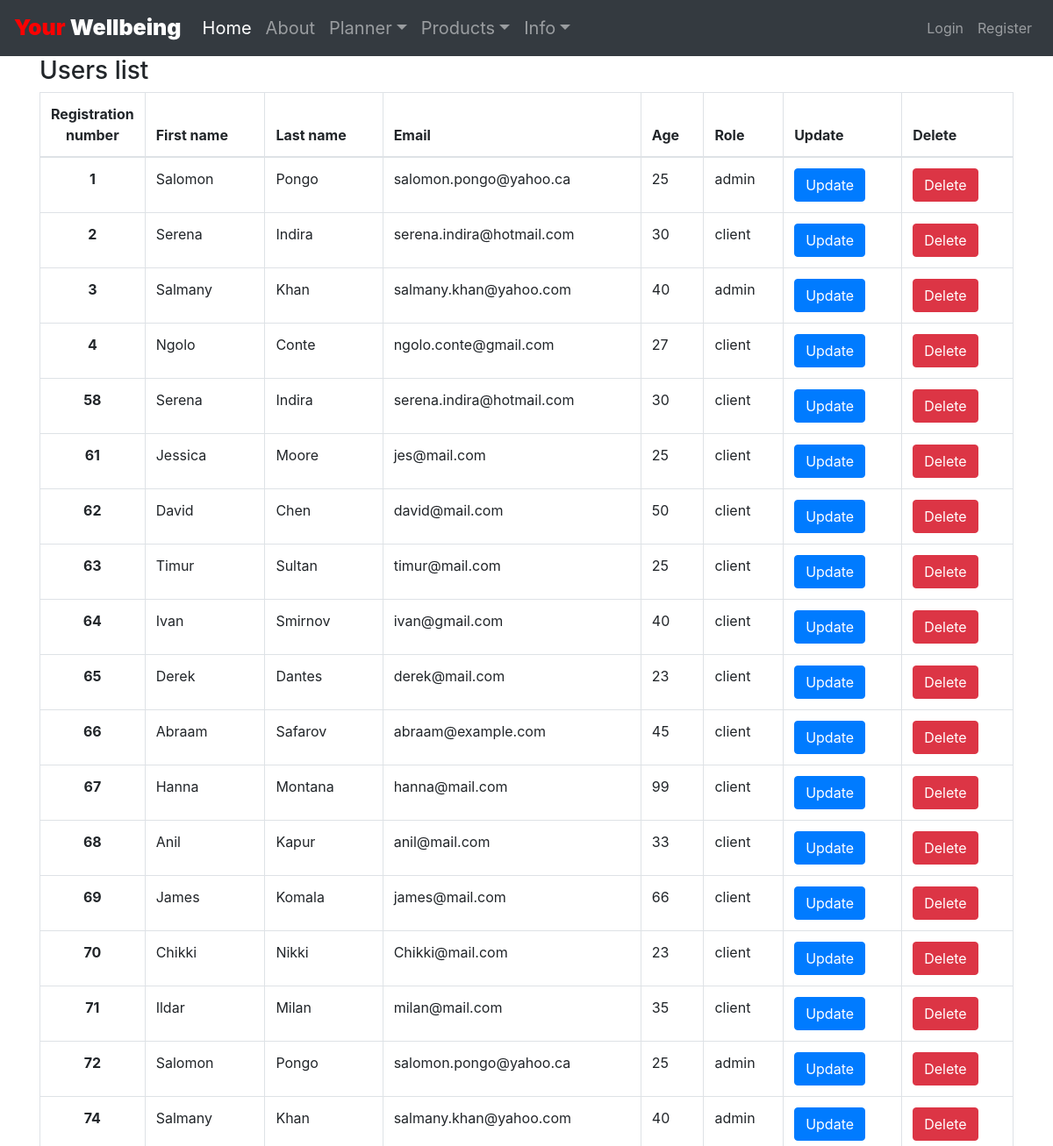
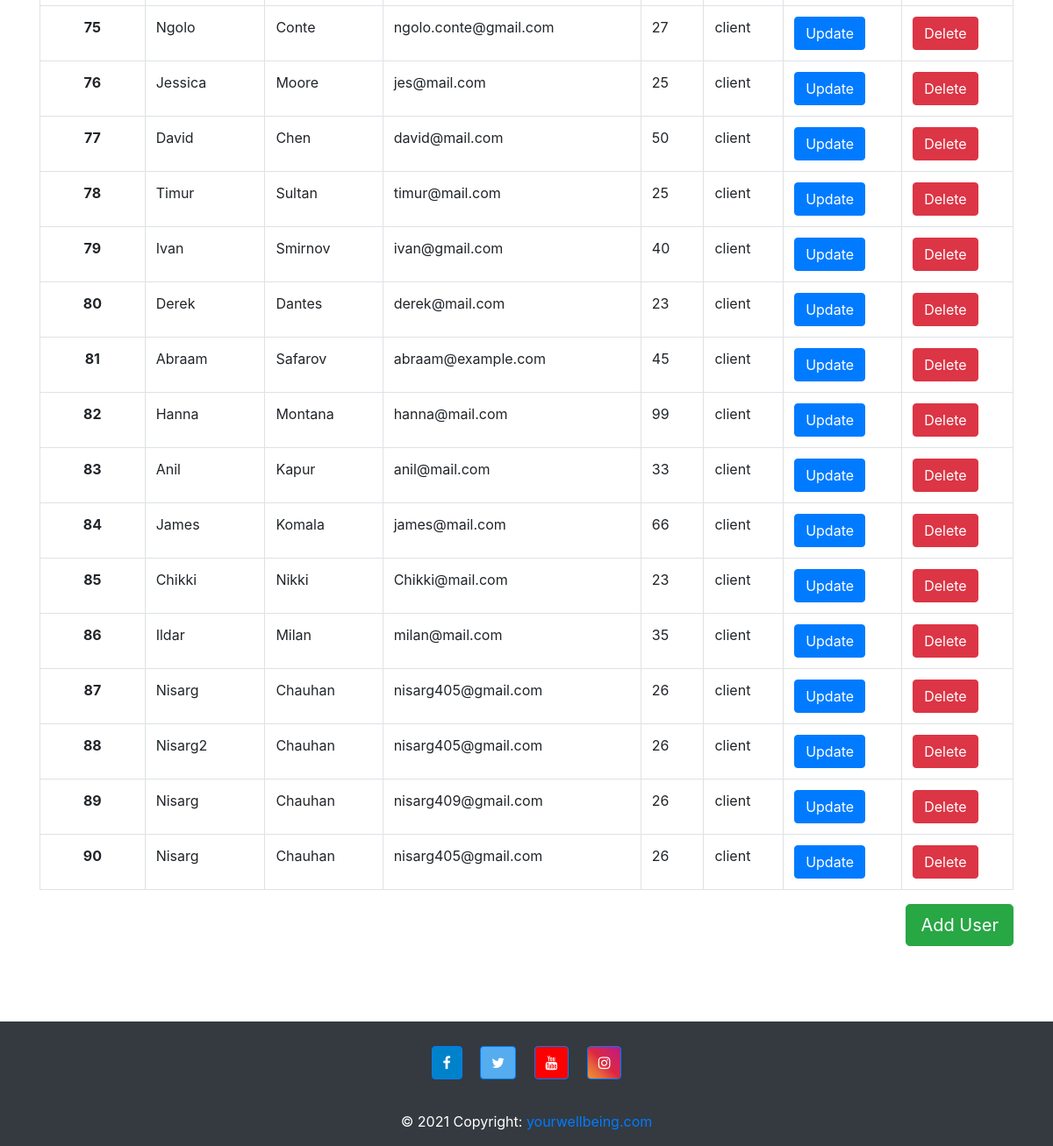
The app's page /login/user-list.php with its own data (2 pictures, top to bottom).
### tables this page shows
CREATE TABLE `users` (
  `id` int(11) NOT NULL,
  `first_name` varchar(50) NOT NULL,
  `last_name` varchar(50) NOT NULL,
  `email` varchar(255) NOT NULL,
  `password` varchar(100) NOT NULL,
  `age` int(11) NOT NULL,
  `profile_picture` blob DEFAULT NULL,
  `user_data_id` int(11) NOT NULL,
  `coach_id` int(11) NOT NULL,
  `role` varchar(100) DEFAULT NULL
);

### Models/users.php (called while the page is built, shortened)
<?php
    class User
    {
        public function getAllUsers($dbcon){
            $sql = "SELECT* FROM users
                    ORDER by users.id";
            $statement = $dbcon->prepare($sql);
            $statement->execute();
            $users = $statement->fetchAll(PDO::FETCH_OBJ);
            return $users;
        }
    }
?>

### login/user-list.php (the view, shortened to what this page needs)
<?php
    include '../template/header.php';
    require_once '../Models/Database.php';
    require_once '../Models/users.php';
    $dbcon = Database::getDb();
    $user = new User();
    $users =  $user->getAllUsers($dbcon);
?>
<main style=" margin-bottom:150px;" class="container user">
	<h3>Users list</h3>
	<table class="table table-bordered tbl">
        <thead>
        <tr>
            <th style="width:30px; text-align:center;">Registration number</th>
            <th>First name</th>
            <th>Last name</th>
            <th>Email</th>
            <th>Age</th>
            <th>Role</th>
            <th>Update</th>
            <th>Delete</th>
        </tr>
        </thead>
        <tbody>
         <?php foreach ($users as $allusers) { ?>
            <tr>
                <th style= "text-align:center;"><?= $allusers->id; ?></th>
                <td><?= $allusers->first_name; ?></td>
                <td><?= $allusers->last_name; ?></td>
                <td><?= $allusers->email; ?></td>
                <td><?= $allusers->age; ?></td>
                <td><?= $allusers->role; ?></td>
                <td>
                    <form action="./edit-user.php" method="post">
                        <input type="submit" class="button btn btn-primary" name="updateUser" value="Update">
                    </form>
                </td>
                <td>
                    <form action="./delete-user.php" method="post">
                        <input type="submit" class="button btn btn-danger" name="deleteUser" value="Delete">
                    </form>
                </td>
            </tr>
        <?php } ?>
        </tbody>
    </table>
    <a href="./add-user.php" id="btn_addUser" class="btn btn-success btn-lg float-right">Add User</a>
</main>
<?php include '../template/footer.php'; ?>

### css/planner.css (style rules this page uses)
main { margin-bottom: 100px; }

### records on screen
users: id "1", first_name "Salomon", last_name "Pongo", email "salomon.pongo@yahoo.ca", age "25", role "admin"
users: id "2", first_name "Serena", last_name "Indira", email "serena.indira@hotmail.com", age "30", role "client"
users: id "3", first_name "Salmany", last_name "Khan", email "salmany.khan@yahoo.com", age "40", role "admin"
users: id "4", first_name "Ngolo", last_name "Conte", email "ngolo.conte@gmail.com", age "27", role "client"
users: id "58", first_name "Serena", last_name "Indira", email "serena.indira@hotmail.com", age "30", role "client"
users: id "61", first_name "Jessica", last_name "Moore", email "jes@mail.com", age "25", role "client"
users: id "62", first_name "David", last_name "Chen", email "david@mail.com", age "50", role "client"
users: id "63", first_name "Timur", last_name "Sultan", email "timur@mail.com", age "25", role "client"
users: id "64", first_name "Ivan", last_name "Smirnov", email "ivan@gmail.com", age "40", role "client"
users: id "65", first_name "Derek", last_name "Dantes", email "derek@mail.com", age "23", role "client"
users: id "66", first_name "Abraam", last_name "Safarov", email "abraam@example.com", age "45", role "client"
users: id "67", first_name "Hanna", last_name "Montana", email "hanna@mail.com", age "99", role "client"
users: id "68", first_name "Anil", last_name "Kapur", email "anil@mail.com", age "33", role "client"
users: id "69", first_name "James", last_name "Komala", email "james@mail.com", age "66", role "client"
users: id "70", first_name "Chikki", last_name "Nikki", email "Chikki@mail.com", age "23", role "client"
users: id "71", first_name "Ildar", last_name "Milan", email "milan@mail.com", age "35", role "client"
users: id "72", first_name "Salomon", last_name "Pongo", email "salomon.pongo@yahoo.ca", age "25", role "admin"
users: id "74", first_name "Salmany", last_name "Khan", email "salmany.khan@yahoo.com", age "40", role "admin"
users: id "75", first_name "Ngolo", last_name "Conte", email "ngolo.conte@gmail.com", age "27", role "client"
users: id "76", first_name "Jessica", last_name "Moore", email "jes@mail.com", age "25", role "client"
users: id "77", first_name "David", last_name "Chen", email "david@mail.com", age "50", role "client"
users: id "78", first_name "Timur", last_name "Sultan", email "timur@mail.com", age "25", role "client"
users: id "79", first_name "Ivan", last_name "Smirnov", email "ivan@gmail.com", age "40", role "client"
users: id "80", first_name "Derek", last_name "Dantes", email "derek@mail.com", age "23", role "client"
users: id "81", first_name "Abraam", last_name "Safarov", email "abraam@example.com", age "45", role "client"
users: id "82", first_name "Hanna", last_name "Montana", email "hanna@mail.com", age "99", role "client"
users: id "83", first_name "Anil", last_name "Kapur", email "anil@mail.com", age "33", role "client"
users: id "84", first_name "James", last_name "Komala", email "james@mail.com", age "66", role "client"
users: id "85", first_name "Chikki", last_name "Nikki", email "Chikki@mail.com", age "23", role "client"
users: id "86", first_name "Ildar", last_name "Milan", email "milan@mail.com", age "35", role "client"
users: id "87", first_name "Nisarg", last_name "Chauhan", email "nisarg405@gmail.com", age "26", role "client"
users: id "88", first_name "Nisarg2", last_name "Chauhan", email "nisarg405@gmail.com", age "26", role "client"
users: id "89", first_name "Nisarg", last_name "Chauhan", email "nisarg409@gmail.com", age "26", role "client"
users: id "90", first_name "Nisarg", last_name "Chauhan", email "nisarg405@gmail.com", age "26", role "client"
